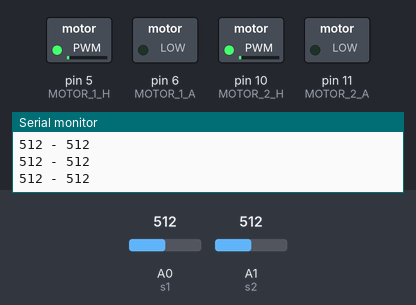
A sketch run on a simulated Arduino Uno, built with avr-gcc and run on an emulated ATmega328P. Parts: switched loads named in the sketch (green lamp = pin HIGH), the last lines printed to the serial monitor. The inputs (shaded band) are chosen by the test bench; at power-on: A0 (s1) = 512, A1 (s2) = 512.

Above: at 1.2 s.
1.3 s: A0 (s1) set to 716
At 2.3 s:
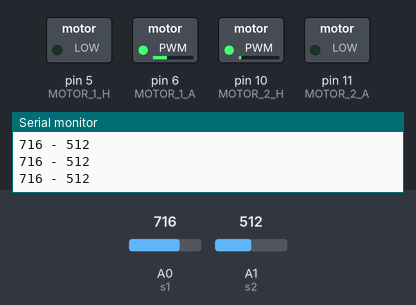
3.1 s: A1 (s2) set to 716
At 3.9 s:
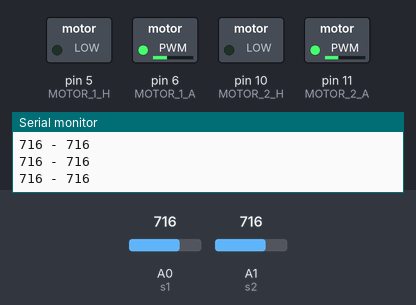
4.9 s: A0 (s1) set to 900
At 6.4 s:
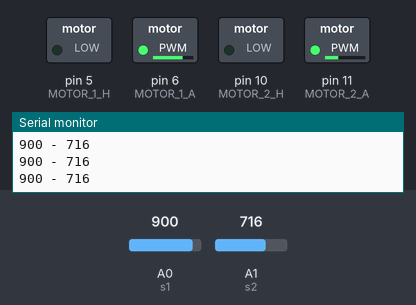
6.7 s: A1 (s2) set to 900
At 8.2 s:
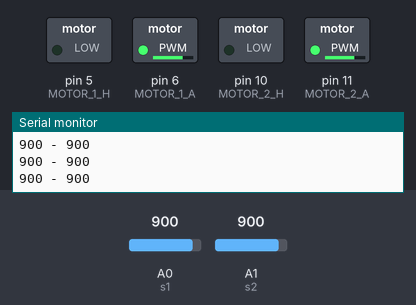
8.5 s: A0 (s1) set to 1023
At 9.9 s:
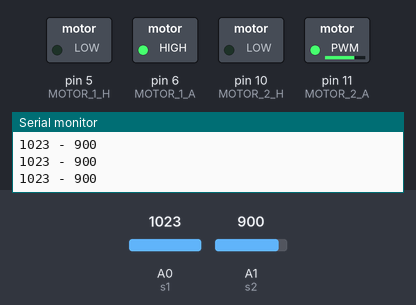
10.3 s: A1 (s2) set to 1023
At 11.5 s:
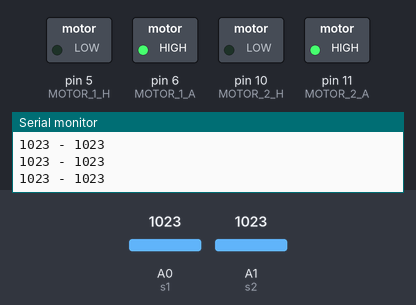
Timing chart, 0 to 13.1 s (numbered marks = the images above; inputs shaded):
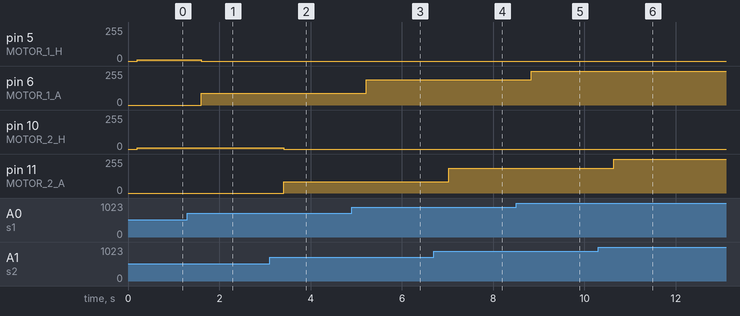

The sketch:

control_de_motores.ino
```cpp
// CONTROL DE MOTORES - Aldo Danilo Vargas Esquivel - 25/09/2021

// DECLARAMOS PINES

    // MOTORES

#define MOTOR_1_H 5
#define MOTOR_1_A 6
#define MOTOR_2_H 10
#define MOTOR_2_A 11

    // SENSORES

#define s1 A0
#define s2 A1

// INICIAR VARIABLES

    // CONTROL DE MOTORES

int c1 = 0;
int c2 = 0;

    // LECTURAS DE LOS SENSORES

int R1 = 0;
int R2 = 0;

    // VALORES PARA LAS CONDICIONES (CAMBIAR PARA CALIBRAR), EL RANGO ESTABLECIDO ENTRE min Y max,
                                                    // ES EL RANGO EN EL CUÁL LOS MOTORES ESTARÁN APAGADOS
int min_1 = 0; // LECTURA MINIMA DEL SENSOR 1
int min_2 = 0; // LECTURA MINIMA DEL SENSOR 2

int max_1 = 1023; // LECTURA MAXIMA DEL SENSOR 1
int max_2 = 1023; // LECTURA MAXIMA DEL SENSOR 2

int range_off_1[2] = {530, 550}; // RANGO EN EL CUAL EL MOTOR 1 DEBE ESTAR APAGADO, DEBE SER UN RANGO MEDIO DEL RANGO TOTAL MEDIDO DEL SENSOR 1
int range_off_2[2] = {530, 565}; // RANGO EN EL CUAL EL MOTOR 2 DEBE ESTAR APAGADO, DEBE SER UN RANGO MEDIO DEL RANGO TOTAL MEDIDO DEL SENSOR 2

    //*** PRIMER VALOR MINIMO, SEGUNDO VALOR MAXIMO

// INICIAR FUNCIONES

void readState(){
    R1 = analogRead(s1);
    R2 = analogRead(s2);

    Serial.print(R1);
    Serial.print(" - ");
    Serial.println(R2);

    delay(200);
}

void controlMotors(){

    readState();

    if( R1 < range_off_1[0]){

        c1 = map(R1, min_1,range_off_1[0], 255,0);

        analogWrite(MOTOR_1_A, 0);
        analogWrite(MOTOR_1_H, c1);

    } else if( R1 >= range_off_1[0] && R1 <= range_off_1[1] ){

        analogWrite(MOTOR_1_A, 0);
        analogWrite(MOTOR_1_H, 0);

    } else if( R1 > range_off_1[1] ){

        c1 = map(R1, range_off_1[1],max_1, 0,255);

        analogWrite(MOTOR_1_H, 0);
        analogWrite(MOTOR_1_A, c1);

    }

    if( R2 < range_off_2[0]){

        c2 = map(R2, min_2,range_off_2[0], 255,0);

        analogWrite(MOTOR_2_A, 0);
        analogWrite(MOTOR_2_H, c2);

    } else if( R2 >= range_off_2[0] && R2 <= range_off_2[1] ){

        analogWrite(MOTOR_2_A, 0);
        analogWrite(MOTOR_2_H, 0);

    } else if( R2 > range_off_2[1] ){

        c2 = map(R2, range_off_2[1],max_2, 0,255);

        analogWrite(MOTOR_2_H, 0);
        analogWrite(MOTOR_2_A, c2);

    }

}

void setup()
{
	pinMode(MOTOR_1_H, OUTPUT);
    pinMode(MOTOR_1_A, OUTPUT);

    pinMode(MOTOR_2_H, OUTPUT);
    pinMode(MOTOR_2_A, OUTPUT);

    pinMode(s1, INPUT);
    pinMode(s2, INPUT);

    Serial.begin(9600);

}

void loop()
{
	controlMotors();
}
```

Measured:
- after the input at 1.3 s, pin 5 (MOTOR_1_H): 9/255 → 0/255 after 0.31 s; pin 6 (MOTOR_1_A): 0/255 → 89/255 after 0.31 s
- after the input at 3.1 s, pin 10 (MOTOR_2_H): 9/255 → 0/255 after 0.31 s; pin 11 (MOTOR_2_A): 0/255 → 84/255 after 0.31 s
- after the input at 4.9 s, pin 6 (MOTOR_1_A): 89/255 → 188/255 after 0.32 s
- after the input at 6.7 s, pin 11 (MOTOR_2_A): 84/255 → 186/255 after 0.33 s
- after the input at 8.5 s, pin 6 (MOTOR_1_A): 188/255 → 255/255 after 0.33 s
- after the input at 10.3 s, pin 11 (MOTOR_2_A): 186/255 → 255/255 after 0.34 s
